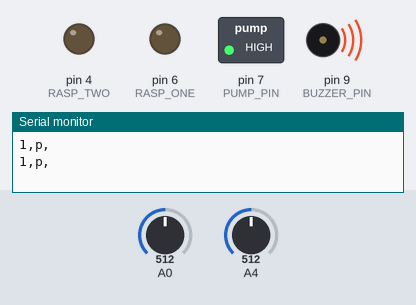
A sketch run on a simulated Arduino Uno, built with avr-gcc and run on an emulated ATmega328P. Shown: switched loads named in the sketch (green lamp = pin HIGH), output pins drawn as LEDs (lit = HIGH), buzzer (waves = sounding), the last lines printed to the serial monitor. The inputs (shaded band) are chosen by the test bench; at power-on: A4 = 512, A0 = 512.

Above: at 4.9 s.
5.0 s: A4 set to 492
At 9.8 s:
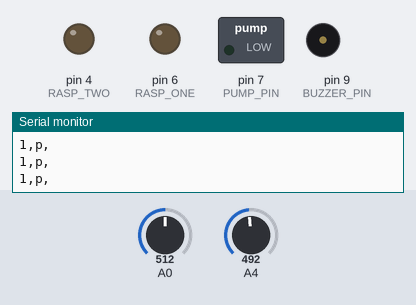
14.5 s: A4 set to 510
At 18.4 s:
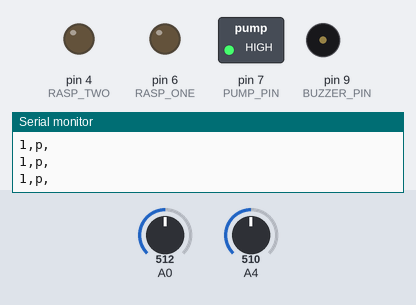
23.0 s: A4 set to 490
At 25.1 s:
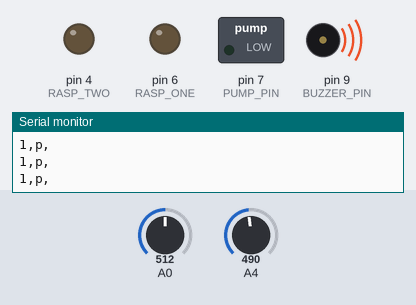
Timing chart, 0 to 37.2 s (numbered marks = the images above; inputs shaded):
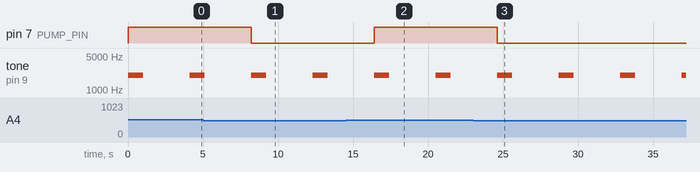

The sketch:

V1.ino
```cpp
#define PUMP_PIN 7
#define RASP_ONE 6
#define RASP_TWO 4
#define BUZZER_PIN 9

void setup(){
  pinMode(PUMP_PIN, OUTPUT);
  pinMode(RASP_ONE, OUTPUT);
  pinMode(RASP_TWO, OUTPUT);
  pinMode(BUZZER_PIN, OUTPUT);
  digitalWrite(RASP_ONE, 0);
  digitalWrite(RASP_TWO, 0);
  digitalWrite(PUMP_PIN, 0);
  Serial.begin(9600);
}

void loop(){
  digitalWrite(PUMP_PIN, checkSoilSensor());
//  Serial.println(checkPirSensor());
  if(checkPirSensor() >= 0){
    //digitalWrite(RASP_TWO, 1);
    tone(BUZZER_PIN, 2000, 1000);
    delay(4000);
  } else {
    digitalWrite(RASP_TWO, 0);
  }
  delay(100);
}
```

helper_functions.ino
```cpp
int checkPirSensor(){
  if(analogRead(A0) < 800){
    Serial.println("1,p,");
    return(0);
  } else if(analogRead(A1) < 800){
    Serial.println("2,p,");
    return(1);
  } else if(analogRead(A2) < 800){
    Serial.println("3,p,");
    return(2);
  } else if(analogRead(A3) < 800){
    Serial.println("4,p,");
    return(3);
  } else{
    return(-1);
  }
}

boolean checkSoilSensor(){
  return(analogRead(A4) > 500);
}
```

Measured:
- the behaviour switches between 501 and 500 on A4 (found by bisection; images 0 and 1)
- after the input at 5.0 s, pin 7 (PUMP_PIN): HIGH → LOW after 3.2 s
- after the input at 14.5 s, pin 7 (PUMP_PIN): LOW → HIGH after 1.9 s
- after the input at 23.0 s, pin 7 (PUMP_PIN): HIGH → LOW after 1.6 s
- by itself, tone on pin 9 (BUZZER_PIN): alternates 2000 Hz for 1.0 s and silent for 3.1 s
